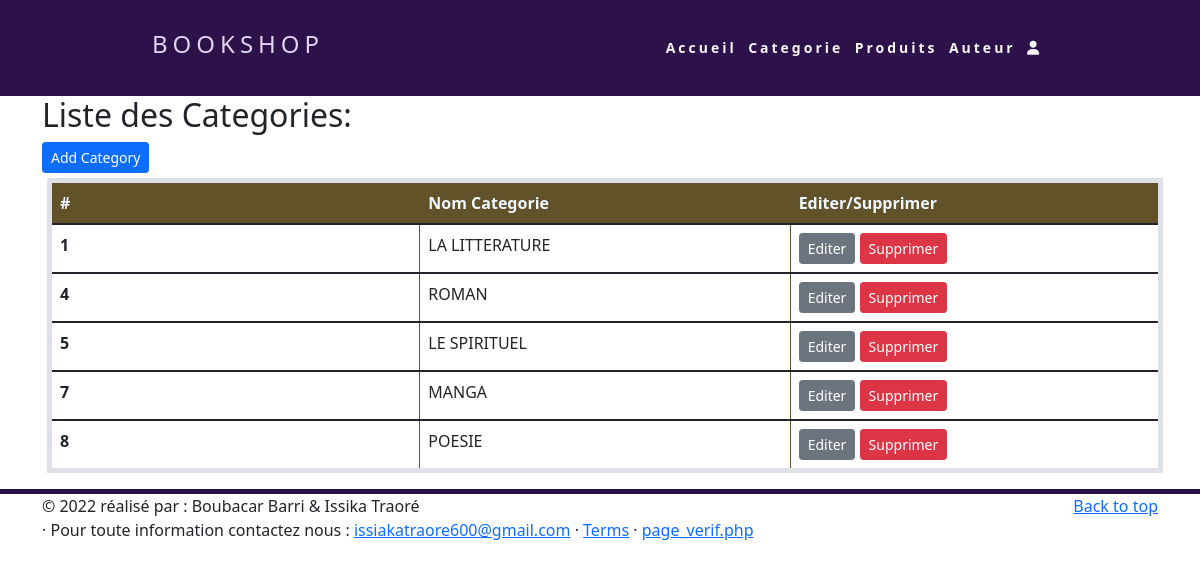
Page /Admin/Categorie.php on the committed database.
### tables this page shows
CREATE TABLE `Categorie` (
  `categorie_id` int(11) NOT NULL,
  `categorie_nom` varchar(55) NOT NULL
);

### Models.php (called while the page is built, shortened)
<?php
function readAll($table)
{
    try {
        $connect = connectez();
        $sqlQuerry = "SELECT * FROM $table";
        $stmt = $connect->prepare($sqlQuerry);
        $stmt->execute();
        $resultat = $stmt->fetchAll();
        return $resultat;
    } catch (Exception $e) {
        $e->getMessage();
    }
}

### Admin/Categorie.php (the view, shortened to what this page needs)
<?php require '../Models.php'; ?>
<?php
$categories = readAll("Categorie");
?>
<!DOCTYPE html>
<html lang="en">
<head>
    <link rel="stylesheet" href="styleTable.css">
    <link rel="stylesheet" href="../Front/style/bootstrap.css">
</head>
<body>
    <?php include_once("Navbar.php"); ?>
    <div class="container">
        <h2>Liste des Categories:</h2>
        <a class="btn btn-primary btn-sm" href="http://localhost/FormationIRISI/Projet-eCommerce/Admin/addCategorie.php">Add Category</a>
        <table class="table table-hover table-bordered">
            <thead class="thead-dark">
                <tr>
                    <th scope="col">#</th>
                    <th scope="col">Nom Categorie</th>
                    <th scope="col">Editer/Supprimer</th>
                </tr>
            </thead>
            <tbody>
                <?php foreach ($categories as $categorie) : ?>
                    <tr>
                        <th scope="row"><?php echo $categorie['categorie_id']; ?></th>
                        <td><?php echo $categorie['categorie_nom']; ?></td>
                        <td>
                            <a class="btn btn-secondary btn-sm" href="http://localhost/FormationIRISI/Projet-eCommerce/Admin/editCategorie.php?id=<?php echo $categorie['categorie_id']; ?>">Editer</a>
                            <a class="btn btn-danger btn-sm" href="http://localhost/FormationIRISI/Projet-eCommerce/Admin/deleteCategorie.php?id=<?php echo $categorie['categorie_id']; ?>">Supprimer</a>
                        </td>
                    </tr>
            </tbody>
        <?php endforeach; ?>
        </table>
    </div>
    <?php include_once("footerAdmin.php"); ?>
</body>
</html>

### Admin/styleTable.css (style rules this page uses)
table thead>tr { background-color: #615229; color:aliceblue; }
table { border-collapse: collapse; table-layout: fixed; border: 5px solid #615229; border-radius: 10px; margin: 5px; }
table tr { border-color: #615229; }

### Admin/Categorie.php (style rules this page uses)
.table-bordered { border-collapse: collapse !important; }

### Admin/Navbar.php (style rules this page uses)
* { margin: 0; padding: 0; box-sizing: border-box; }

### rows in the picture
categorie: categorie_id "1", categorie_nom "LA LITTERATURE"
categorie: categorie_id "4", categorie_nom "ROMAN"
categorie: categorie_id "5", categorie_nom "LE SPIRITUEL"
categorie: categorie_id "7", categorie_nom "MANGA"
categorie: categorie_id "8", categorie_nom "POESIE"
